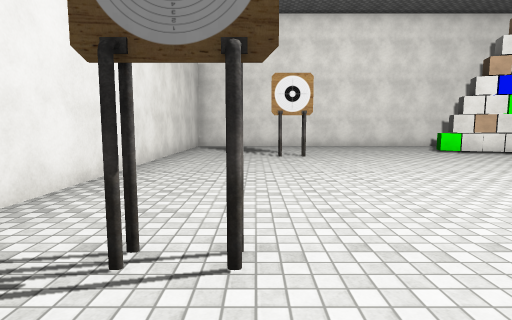
[1] (above)

13 first-person views from a walk through a Unity game level. The camera is 1.4 m above the floor, tilts 6° down and sees 80° across. The floor is counted in squares, 2 m on a side. Each view is taken from the middle of a square. On the plan, view 1 faces up. The plan holds only what a view shows up to about 10 squares ahead; the rest is blank. The player character is not drawn. Some surface patterns are stand-ins.

[2]
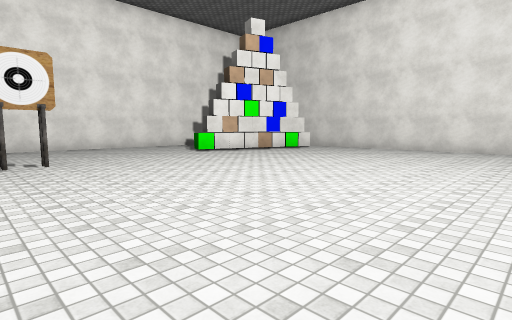

[3]
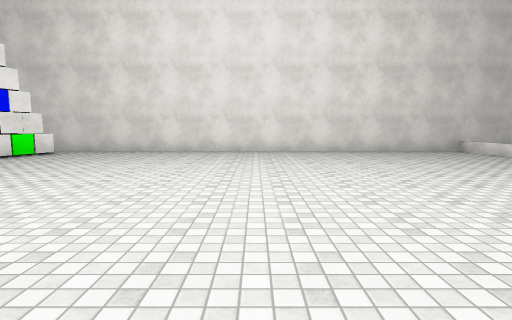

[4]
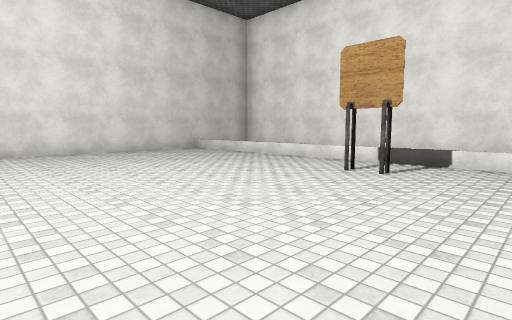

[5]
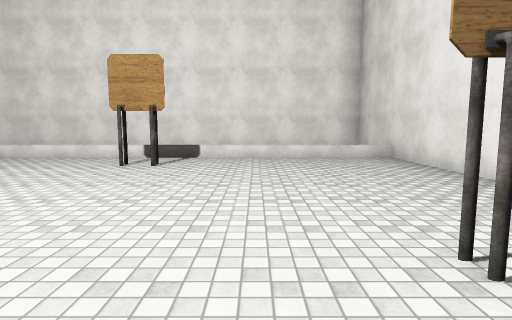

[6]
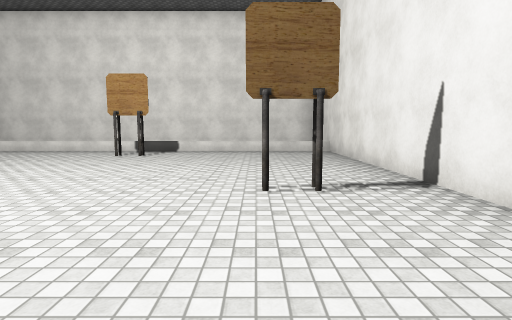

[7]
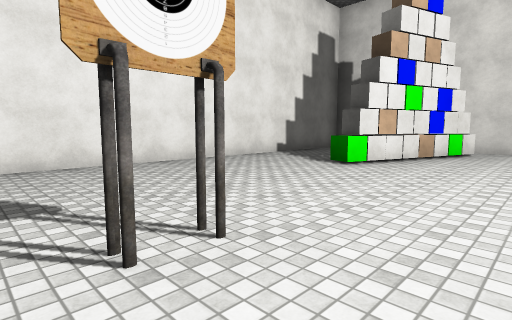

[8]
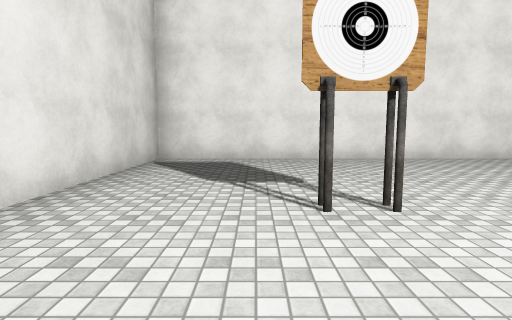

[9]
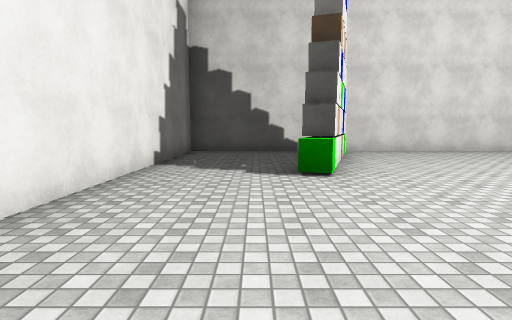

[10]
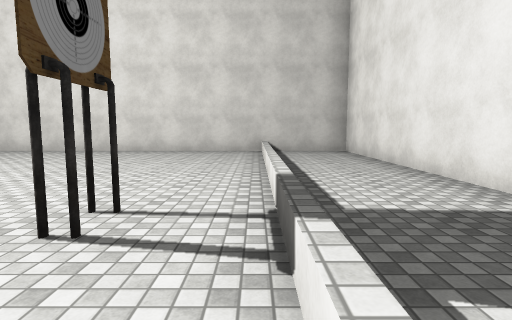

[11]
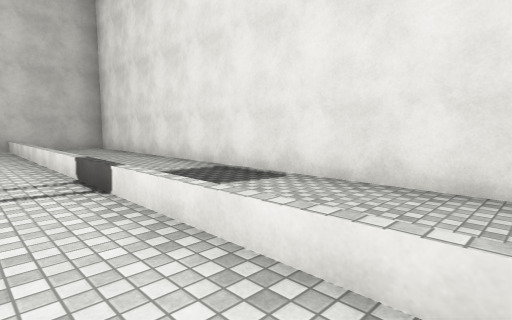

[12]
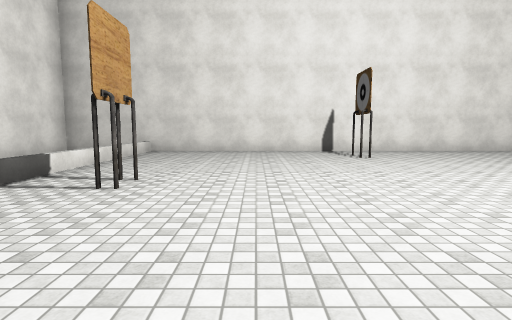

[13]
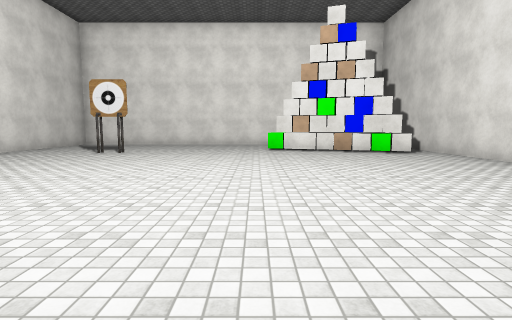

### Floor plan
Points are (right, up) in squares from view 1. A wall is a line through its corners. A room is listed if a view was taken in it or the views show most of it. See-through windows are left out.
Room 1 (views 1, 2, 3, 4, 5, 6, 7, 8, 9, 10, 11, 12, 13)
walls: (10.2, -5) (10.2, 12) (-2.2, 12) (-2.2, -5)
low walls: (-2.2, -4.2) (10.2, -4.2)
objects: other object (6, 9); other object (7, 8); other object (7, 9); other object (8, 8); other object (8, 9); other object (9, 8)
Room 2 (no view inside)
walls: (-2.2, -5) (-2.2, -6.7) (10.2, -6.7) (10.2, -5)

Positions as (right, up) in squares from view 1, and headings:
1: (0, 0), facing up
2: (0, 1), facing up-right
3: (1, 2), facing right
4: (1, 2), facing down-right
5: (1, 3), facing down
6: (0, 5), facing down
7: (0, 6), facing up-right
8: (0, 5), facing up
9: (1, 10), facing right
10: (1, -4), facing right
11: (-1, -3), facing down-right
12: (7, -1), facing left
13: (5, -1), facing up
